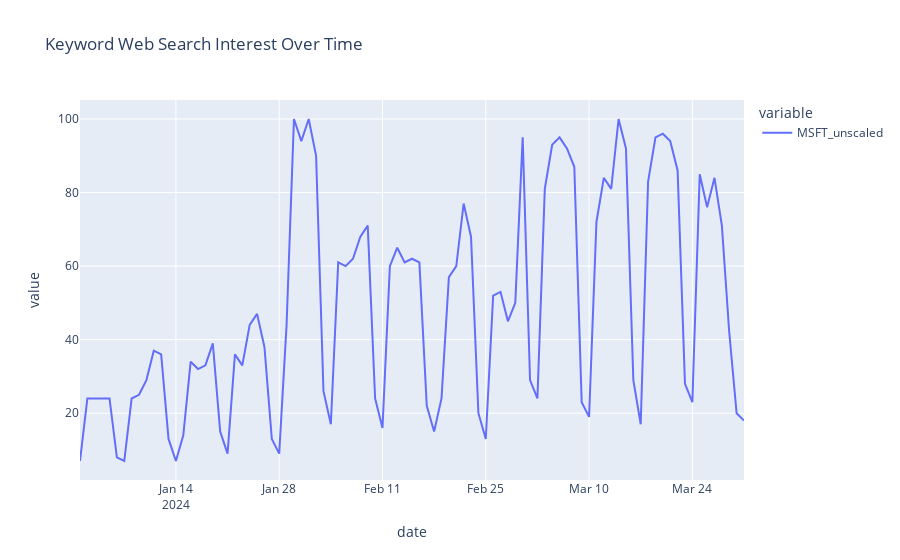

The notebook cell this image was saved under:
### Code cell
ticker_daily = data
fig = px.line(ticker_daily, y=[ticker + '_unscaled'], title='Keyword Web Search Interest Over Time')
fig.show()

### Figure 1 — Plotly figure (JSON) as saved in the notebook; plotly's stock layout.template omitted (floating-point values rounded to 4 significant figures)
{"data": [{"hovertemplate": "variable=MSFT_unscaled<br>date=%{x}<br>value=%{y}<extra></extra>", "legendgroup": "MSFT_unscaled", "line": {"color": "#636efa", "dash": "solid"}, "marker": {"symbol": "circle"}, "mode": "lines", "name": "MSFT_unscaled", "orientation": "v", "showlegend": true, "type": "scatter", "x": ["2024-01-01", "2024-01-02", "2024-01-03", "2024-01-04", "2024-01-05", "2024-01-06", "2024-01-07", "2024-01-08", "2024-01-09", "2024-01-10", "2024-01-11", "2024-01-12", "2024-01-13", "2024-01-14", "2024-01-15", "2024-01-16", "2024-01-17", "2024-01-18", "2024-01-19", "2024-01-20", "2024-01-21", "2024-01-22", "2024-01-23", "2024-01-24", "2024-01-25", "2024-01-26", "2024-01-27", "2024-01-28", "2024-01-29", "2024-01-30", "2024-01-31", "2024-02-01", "2024-02-02", "2024-02-03", "2024-02-04", "2024-02-05", "2024-02-06", "2024-02-07", "2024-02-08", "2024-02-09", "2024-02-10", "2024-02-11", "2024-02-12", "2024-02-13", "2024-02-14", "2024-02-15", "2024-02-16", "2024-02-17", "2024-02-18", "2024-02-19", "2024-02-20", "2024-02-21", "2024-02-22", "2024-02-23", "2024-02-24", "2024-02-25", "2024-02-26", "2024-02-27", "2024-02-28", "2024-02-29", "2024-03-01", "2024-03-02", "2024-03-03", "2024-03-04", "2024-03-05", "2024-03-06", "2024-03-07", "2024-03-08", "2024-03-09", "2024-03-10", "2024-03-11", "2024-03-12", "2024-03-13", "2024-03-14", "2024-03-15", "2024-03-16", "2024-03-17", "2024-03-18", "2024-03-19", "2024-03-20", "2024-03-21", "2024-03-22", "2024-03-23", "2024-03-24", "2024-03-25", "2024-03-26", "2024-03-27", "2024-03-28", "2024-03-29", "2024-03-30", "2024-03-31"], "xaxis": "x", "y": [7, 24, 24, 24, 24, 8, 7, 24, 25, 29, 37, 36, 13, 7, 14, 34, 32, 33, 39, 15, 9, 36, 33, 44, 47, 38, 13, 9, 44, 100, 94, 100, 90, 26, 17, 61, 60, 62, 68, 71, 24, 16, 60, 65, 61, 62, 61, 22, 15, 24, 57, 60, 77, 68, 20, 13, 52, 53, 45, 50, 95, 29, 24, 81, 93, 95, 92, 87, 23, 19, 72, 84, 81, 100, 92, 29, 17, 83, 95, 96, 94, 86, 28, 23, 85, 76, 84, 71, 42, 20, 18], "yaxis": "y"}], "layout": {"legend": {"title": {"text": "variable"}, "tracegroupgap": 0}, "title": {"text": "Keyword Web Search Interest Over Time"}, "xaxis": {"anchor": "y", "domain": [0, 1], "title": {"text": "date"}}, "yaxis": {"anchor": "x", "domain": [0, 1], "title": {"text": "value"}}}}
